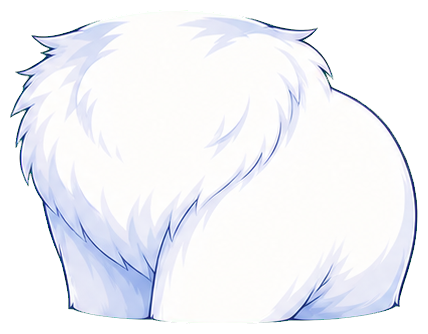
#> input picture CodexPulse/Resources/AnimeCat/anime-cat-body.png, 428 x 334 px, given in place of parts-alpha.png, which was not available
$ python extract-anime-cat-parts.py
#> lines starting #> are read from the running program, lines starting #| are printed output that depends on the picture; pictures that were not available may be replaced by others from this repository, and a replacement may not be noted
#!/usr/bin/env python3
"""Extract the approved anime cat puppet pieces from its generated parts sheet."""

from pathlib import Path
from PIL import Image


ROOT = Path(__file__).resolve().parents[1]
SOURCE = ROOT / "tmp/imagegen/anime-cat/parts-alpha.png"
WHOLE_SOURCE = ROOT / "tmp/imagegen/anime-cat/whole-alpha/anime-cat-whole.png"
WALK_FRAMES = ROOT / "tmp/imagegen/anime-cat/walk-run/frames/running-right"
ACTION_SOURCE = ROOT / "tmp/imagegen/anime-cat/action-run/actions-alpha.png"
OUTPUTS = (
    ROOT / "CodexPulse/Resources/AnimeCat",
    ROOT / "windows/src/renderer/assets/anime-cat",
)

# Stable regions in the approved 1400×1124 source sheet. Each region contains
# exactly one complete, non-overlapping puppet component.
REGIONS = {
    "head": (35, 25, 555, 535),
    "body": (590, 165, 1050, 560),
    "tail": (1050, 125, 1365, 535),
    "front-near": (95, 585, 285, 1020),
    "front-far": (275, 585, 485, 1025),
    "hind-near": (500, 575, 715, 1025),
    "hind-far": (705, 575, 940, 1035),
    "ruff": (970, 690, 1360, 1010),
}
ACTION_NAMES = (
    "idle",
    "thinking",
    "working",
    "waiting-auth",
    "sleeping",
    "stretch",
    "grooming",
    "wave",
)


def trimmed(image: Image.Image, padding: int = 10) -> Image.Image:
    alpha = image.getchannel("A")
    bounds = alpha.getbbox()
    if bounds is None:
        raise ValueError("empty anime cat component")
    left, top, right, bottom = bounds
    left = max(0, left - padding)
    top = max(0, top - padding)
    right = min(image.width, right + padding)
    bottom = min(image.height, bottom + padding)
    return image.crop((left, top, right, bottom))


def normalized_cell(image: Image.Image) -> Image.Image:
    """Fit one complete pose to the same 192×208 stage and foot baseline."""
    pose = trimmed(image, padding=6)
    scale = min(182 / pose.width, 198 / pose.height)
    size = (
        max(1, round(pose.width * scale)),
        max(1, round(pose.height * scale)),
    )
    pose = pose.resize(size, Image.Resampling.LANCZOS)
    cell = Image.new("RGBA", (192, 208))
    x = (cell.width - pose.width) // 2
    y = 203 - pose.height
    cell.alpha_composite(pose, (x, y))
    return cell


def main() -> None:
    sheet = Image.open(SOURCE).convert("RGBA")
#> sheet is the input picture: PIL image 428x334 RGBA; mean R, G, B, A 170.7, 172.1, 176.9, 183
    for output in OUTPUTS:
        output.mkdir(parents=True, exist_ok=True)

    # The approved master illustration is the runtime identity source. Keep it
    # intact so facial proportions and fur detail cannot drift when animated.
    whole = trimmed(Image.open(WHOLE_SOURCE).convert("RGBA"), padding=14)
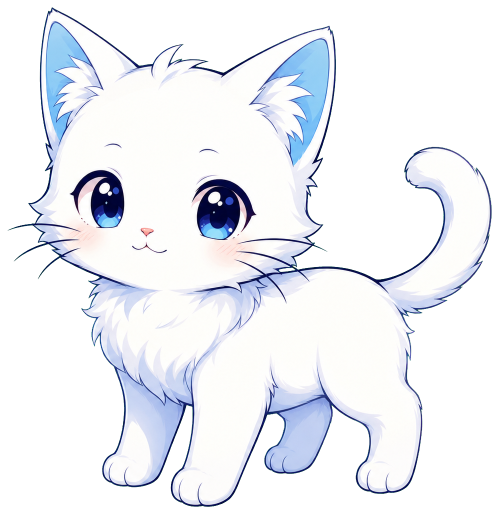
#> input picture CodexPulse/Resources/AnimeCat/anime-cat-whole.png, 998 x 1028 px, found by its file name (shown at 1/2 size)
#> in trimmed, `alpha = image.getchannel("A")`:
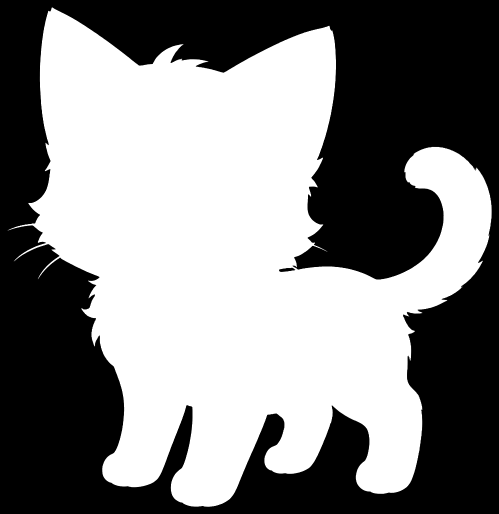
#> alpha: PIL image 998x1028 L (shown at 1/2 size); min 0, max 255, mean 131.1
#> in trimmed, `bounds = alpha.getbbox()`: bounds = (14, 14, 984, 1014)
#> in trimmed, `left, top, right, bottom = bounds`: left = 14; right = 984; bottom = 1014
#> in trimmed, `left = max(0, left - padding)`: left = 0
#> in trimmed, `right = min(image.width, right + padding)`: right = 998
#> in trimmed, `bottom = min(image.height, bottom + padding)`: bottom = 1028
#> in trimmed, returned value is the input picture: PIL image 998x1028 RGBA; mean R, G, B, A 113.7, 116.1, 121.4, 131.1
    for output in OUTPUTS:
        destination = output / "anime-cat-whole.png"
        whole.save(destination, optimize=True)
        print(destination.relative_to(ROOT))

    # A complete pose sequence avoids the sliding effect of moving one rigid
    # illustration across the desktop. Mirror each approved rightward pose in
    # place so left/right retain identical cadence and identity.
    for index in range(8):
        right = Image.open(WALK_FRAMES / f"{index:02d}.png").convert("RGBA")
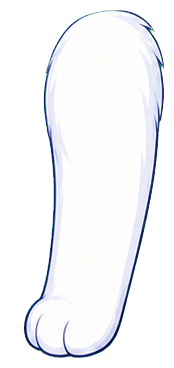
#> input picture CodexPulse/Resources/AnimeCat/anime-cat-front-far.png, 174 x 368 px, given in place of 00.png, which was not available
#> right is the input picture: PIL image 174x368 RGBA; mean R, G, B, A 124.5, 125.4, 127.9, 134.2
        left = right.transpose(Image.Transpose.FLIP_LEFT_RIGHT)
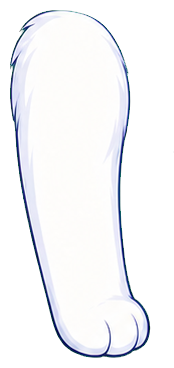
#> left: PIL image 174x368 RGBA; mean R, G, B, A 124.5, 125.4, 127.9, 134.2; transparent parts drawn white
        for output in OUTPUTS:
            for direction, frame in (("right", right), ("left", left)):
                destination = output / f"anime-cat-walk-{direction}-{index}.png"
                frame.save(destination, optimize=True)
                print(destination.relative_to(ROOT))
#> this loop made 2 passes
#| CodexPulse/Resources/AnimeCat/anime-cat-walk-right-0.png
#| CodexPulse/Resources/AnimeCat/anime-cat-walk-left-0.png
#| windows/src/renderer/assets/anime-cat/anime-cat-walk-right-0.png
#| windows/src/renderer/assets/anime-cat/anime-cat-walk-left-0.png

    action_sheet = Image.open(ACTION_SOURCE).convert("RGBA")
    cell_width = action_sheet.width // 4
    cell_height = action_sheet.height // 2
    for index, name in enumerate(ACTION_NAMES):
        column, row = index % 4, index // 4
        region = (
            column * cell_width,
            row * cell_height,
            (column + 1) * cell_width,
            (row + 1) * cell_height,
        )
        action = normalized_cell(action_sheet.crop(region))
        for output in OUTPUTS:
            destination = output / f"anime-cat-state-{name}.png"
            action.save(destination, optimize=True)
            print(destination.relative_to(ROOT))

    # Retain the authored pieces for future rig experiments, but the shipping
    # renderer deliberately uses the intact master until a pose set passes the
    # full identity and motion QA gates.
    for name, region in REGIONS.items():
        component = trimmed(sheet.crop(region))
        for output in OUTPUTS:
            destination = output / f"anime-cat-{name}.png"
            component.save(destination, optimize=True)
            print(destination.relative_to(ROOT))


if __name__ == "__main__":
#> (the run stopped early here; a loop or call above may not have finished)
